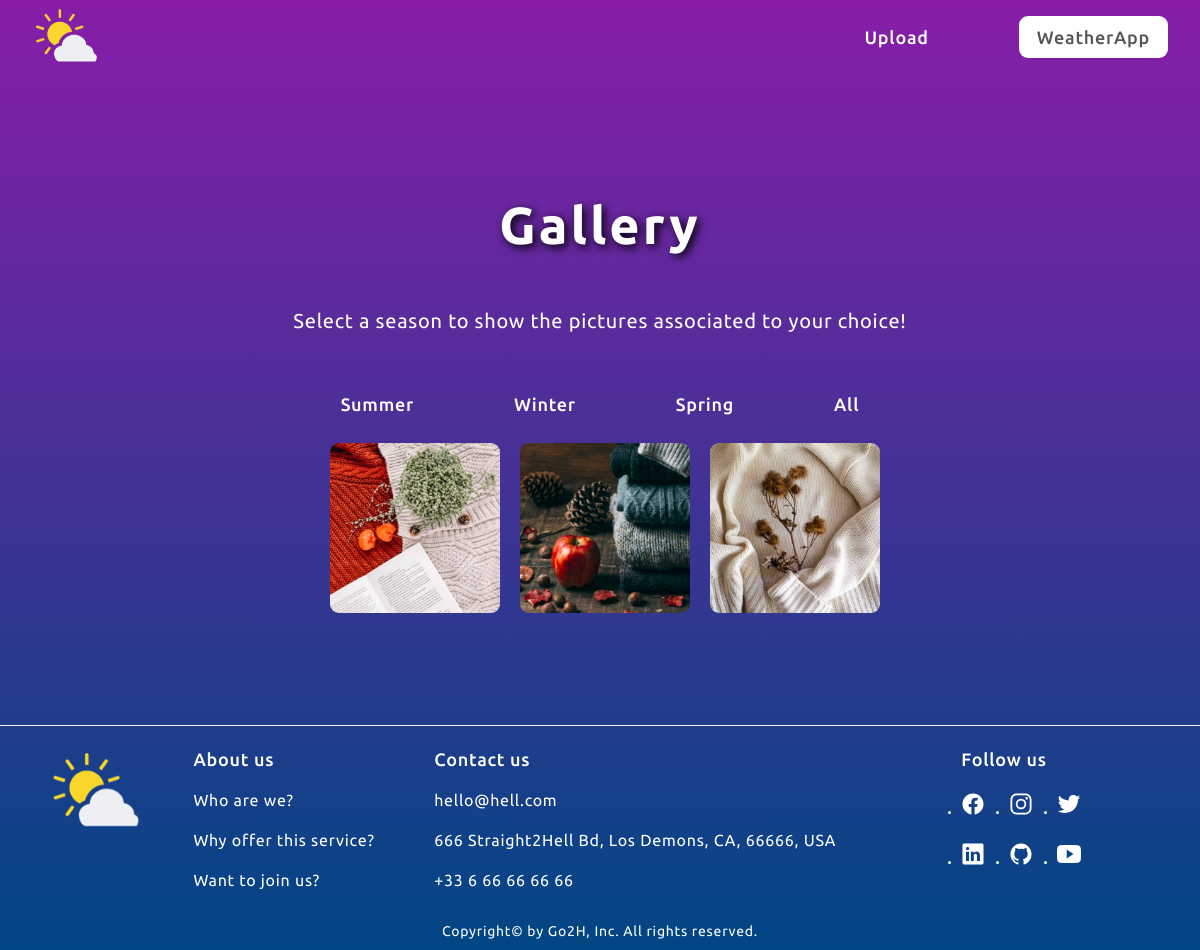
/2, run on the app's committed database.
### tables this page shows
CREATE TABLE categories
                            (id INTEGER PRIMARY KEY AUTOINCREMENT,
                            name VARCHAR(200) NOT NULL);

CREATE TABLE pictures (id INTEGER PRIMARY KEY AUTOINCREMENT,
                name VARCHAR(200) NOT NULL,
                title VARCHAR(20) NOT NULL,
                description VARCHAR(70) NOT NULL,
                path VARCHAR(100) NOT NULL,
                date DATE NOT NULL,
                category_id INTEGER,
                    CONSTRAINT fk_categories
                    FOREIGN KEY (category_id)
                    REFERENCES categories(category_id));

### app.py (the view)
@app.route('/<int:cat_id>')
def show_cat_files(cat_id):
    liste_cat_id = f_get_cat_name_id()
    del liste_cat_id[cat_id-1]
    db = f_get_db()
    cursor_pictures = db.execute("SELECT description, path\
        FROM pictures WHERE category_id = (?)", [cat_id])
    liste_desc_path = cursor_pictures.fetchall()
    return render_template("showgallerycat.html",
                           all_pictures=liste_desc_path,
                           all_cats=liste_cat_id)

### app.py (called while the page is built)
def f_get_db():
    db = getattr(g, '_database', None)
    if db is None:
        db = g._database = sqlite3.connect(DATABASE)
    return db

def f_get_cat_name_id():
    db = f_get_db()
    cursor_cat_id = db.execute("SELECT id, name FROM categories")
    liste_cats_id = []
    for elem in cursor_cat_id:
        liste_cats_id.append([elem[0], elem[1]])
    return liste_cats_id

### templates/showgallerycat.html (shortened to what this page needs)
{% extends "layout.html" %}
{% block styles %}
<link rel="stylesheet" href="{{ url_for('static', filename='css/showgallery.css') }}" />
{% endblock %}
{% block header %}
<ul class="main-nav-list">
  <li>
    <a href="/uploads" class="main-nav-link" title="Straight to uploads page"
      >Upload</a
    >
  </li>
  <li>
    <a
      href="/#top-weather-app"
      class="main-nav-link nav-weather-app"
      title="Back to WeatherApp"
      >WeatherApp</a
    >
  </li>
</ul>
{% endblock %}
{% block main %}
<h2 class="title-gallery heading-primary">Gallery</h2>
<p class="hero-description">Select a season to show the pictures associated to your choice!</p>
<div class="gallery-content">
  <ul class="main-nav-list">
    {% for category in all_cats %}
    <li>
      <a href="/{{ category[0] }}" class="main-nav-link">{{ category[1] }}</a>
    </li>
    {% endfor %}
    <li>
      <a href="/showgallery" class="main-nav-link">All</a>
    </li>
  </ul>
  <div class="gallery-content">
    <figure class="img-container">
      {% for picture in all_pictures %}
        <img
          class="gallery-img"
          src="{{ config['UPLOAD_FOLDER'] }}/{{ picture[1] }}"
          alt="{{ picture[0] }}"
          width="170"
          height="170"
        />
      {% endfor %}
    </figure>
  </div>
</div>
{% endblock %}

### css/general.css (style rules this page uses)
* { margin: 0; padding: 0; box-sizing: border-box; }
html { font-size: 62.5%; overflow-x: hidden; }
body { line-height: 1; letter-spacing: 0.75px; color: white; font-family: "Ubuntu", sans-serif; background: linear-gradient(to top, #004683, #881da8); transition: all 0.3s; overflow-x: hidden; }
.layout { display: grid; grid: "header" auto "main" 1fr "footer" auto / 1fr; gap: 1.8rem; }
.heading-primary, .heading-secondary, .heading-tertiary { font-weight: 700; }
.heading-primary { text-align: center; font-size: 5.2rem; line-height: 1.05; padding: 3.2rem 0 5.2rem 0; }
img { width: 100%; height: auto; }

### css/styles.css (style rules this page uses)
.main-nav-list { list-style: none; display: flex; align-items: center; gap: 12rem; }
.main-nav-list:first-child { margin-left: 1.8rem; }
.main-nav-link:link, .main-nav-link:visited { display: inline-block; padding: 1rem; text-decoration: none; color: inherit; font-weight: 500; font-size: 2.4rem; transition: all 0.3s; }
.main-nav-link.nav-weather-app:link, .main-nav-link.nav-weather-app:visited { padding: 1.2rem 1.8rem; border-radius: 9px; background-color: #fff; color: #555; }
.hero-description { font-size: 2rem; line-height: 1.6; margin-bottom: 4.8rem; }

### css/queries.css (style rules this page uses)
@media (max-width: 81em) { .main-nav-list { gap: 8rem; } }
@media (max-width: 81em) { .main-nav-link:link, .main-nav-link:visited { font-size: 1.8rem; } }

### static/css/showgallery.css (style rules this page uses)
.title-gallery { text-align: center; text-shadow: 0.3rem 0.3rem 1rem black; letter-spacing: 0.3rem; }
.img-container { display: flex; flex-direction: row; flex-wrap: wrap; justify-content: center; overflow: hidden; padding: 2rem; gap: 1rem; }
.gallery-img { height: 17rem; width: 17rem; border-radius: 9px; object-fit: cover; display: block; max-width: 100%; }
.gallery-content ul.main-nav-list { justify-content: center; margin-left: 0; }

### data on the page
categories: name "Summer"
categories: name "Winter"
categories: name "Spring"
pictures: path (picture)
pictures: path (picture)
pictures: path (picture)
